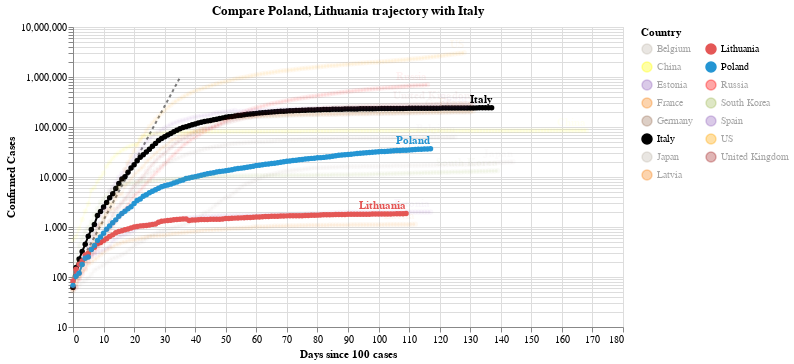

Write notebook code for a chart like this one.
### Code cell
#hide_input
chart2 = make_since_chart(dff2, ['Poland', 'Lithuania'], baseline_countries)
chart2

### Figure 1 — Vega-Lite specification as saved in the notebook (floating-point values rounded to 4 significant figures; data arrays with more than 128 entries replaced by an {"elided": "..."} marker saying what was removed)
{"config": {"view": {"continuousWidth": 400, "continuousHeight": 300}}, "layer": [{"data": {"name": "data-628230001892d6798b50651be41d1b3e"}, "mark": {"type": "line", "color": "black", "opacity": 0.5, "strokeDash": [3, 3]}, "encoding": {"x": {"type": "quantitative", "field": "Days since 100 cases"}, "y": {"type": "quantitative", "field": "Confirmed Cases"}}}, {"data": {"name": "data-f6e80aa25ba04d477953970150ae3a46"}, "mark": {"type": "line", "point": true}, "encoding": {"color": {"type": "nominal", "field": "Country", "legend": {"columns": 2}, "scale": {"domain": ["Belgium", "China", "Estonia", "France", "Germany", "Italy", "Japan", "Latvia", "Lithuania", "Poland", "Russia", "South Korea", "Spain", "US", "United Kingdom"], "range": ["#C1B7AD", "yellow", "#9467bd", "#F58518", "#9D755D", "black", "#C1B7AD", "#F58518", "#E45756", "#2495D3", "red", "#A1BA59", "#9467bd", "orange", "brown"]}}, "opacity": {"condition": {"value": 1, "selection": "selector010"}, "value": 0.05}, "tooltip": [{"type": "nominal", "field": "Country"}, {"type": "temporal", "field": "Date"}, {"type": "quantitative", "field": "Confirmed Cases"}, {"type": "quantitative", "field": "Days since 100 cases"}], "x": {"type": "quantitative", "field": "Days since 100 cases"}, "y": {"type": "quantitative", "field": "Confirmed Cases", "scale": {"type": "log"}}}, "selection": {"selector010": {"type": "multi", "fields": ["Country"], "bind": "legend", "init": [{"Country": "Poland"}, {"Country": "Lithuania"}, {"Country": "Italy"}]}}, "width": 550}, {"data": {"name": "data-f6e80aa25ba04d477953970150ae3a46"}, "mark": {"type": "text", "align": "right", "dy": -8, "fontWeight": "bold"}, "encoding": {"color": {"type": "nominal", "field": "Country", "legend": {"columns": 2}, "scale": {"domain": ["Belgium", "China", "Estonia", "France", "Germany", "Italy", "Japan", "Latvia", "Lithuania", "Poland", "Russia", "South Korea", "Spain", "US", "United Kingdom"], "range": ["#C1B7AD", "yellow", "#9467bd", "#F58518", "#9D755D", "black", "#C1B7AD", "#F58518", "#E45756", "#2495D3", "red", "#A1BA59", "#9467bd", "orange", "brown"]}}, "opacity": {"condition": {"value": 1, "selection": "selector010"}, "value": 0.05}, "text": {"type": "nominal", "field": "Country"}, "tooltip": [{"type": "nominal", "field": "Country"}, {"type": "temporal", "field": "Date"}, {"type": "quantitative", "field": "Confirmed Cases"}, {"type": "quantitative", "field": "Days since 100 cases"}], "x": {"type": "quantitative", "field": "Days since 100 cases"}, "y": {"type": "quantitative", "field": "Confirmed Cases", "scale": {"type": "log"}}}, "transform": [{"filter": "(datum['Date'] >= 1594166400000)"}], "width": 550}], "title": "Compare Poland, Lithuania trajectory with Italy", "$schema": "https://vega.github.io/schema/vega-lite/v4.0.2.json", "datasets": {"data-628230001892d6798b50651be41d1b3e": [{"Days since 100 cases": 0, "Confirmed Cases": 100.0}, {"Days since 100 cases": 1, "Confirmed Cases": 130.0}, {"Days since 100 cases": 2, "Confirmed Cases": 169.0}, {"Days since 100 cases": 3, "Confirmed Cases": 219.7}, {"Days since 100 cases": 4, "Confirmed Cases": 285.6}, {"Days since 100 cases": 5, "Confirmed Cases": 371.3}, {"Days since 100 cases": 6, "Confirmed Cases": 482.7}, {"Days since 100 cases": 7, "Confirmed Cases": 627.5}, {"Days since 100 cases": 8, "Confirmed Cases": 815.7}, {"Days since 100 cases": 9, "Confirmed Cases": 1060.0}, {"Days since 100 cases": 10, "Confirmed Cases": 1379.0}, {"Days since 100 cases": 11, "Confirmed Cases": 1792.0}, {"Days since 100 cases": 12, "Confirmed Cases": 2330.0}, {"Days since 100 cases": 13, "Confirmed Cases": 3029.0}, {"Days since 100 cases": 14, "Confirmed Cases": 3937.0}, {"Days since 100 cases": 15, "Confirmed Cases": 5119.0}, {"Days since 100 cases": 16, "Confirmed Cases": 6654.0}, {"Days since 100 cases": 17, "Confirmed Cases": 8650.0}, {"Days since 100 cases": 18, "Confirmed Cases": 11250.0}, {"Days since 100 cases": 19, "Confirmed Cases": 14620.0}, {"Days since 100 cases": 20, "Confirmed Cases": 19000.0}, {"Days since 100 cases": 21, "Confirmed Cases": 24710.0}, {"Days since 100 cases": 22, "Confirmed Cases": 32120.0}, {"Days since 100 cases": 23, "Confirmed Cases": 41750.0}, {"Days since 100 cases": 24, "Confirmed Cases": 54280.0}, {"Days since 100 cases": 25, "Confirmed Cases": 70560.0}, {"Days since 100 cases": 26, "Confirmed Cases": 91730.0}, {"Days since 100 cases": 27, "Confirmed Cases": 119300.0}, {"Days since 100 cases": 28, "Confirmed Cases": 155000.0}, {"Days since 100 cases": 29, "Confirmed Cases": 201500.0}, {"Days since 100 cases": 30, "Confirmed Cases": 262000.0}, {"Days since 100 cases": 31, "Confirmed Cases": 340600.0}, {"Days since 100 cases": 32, "Confirmed Cases": 442800.0}, {"Days since 100 cases": 33, "Confirmed Cases": 575600.0}, {"Days since 100 cases": 34, "Confirmed Cases": 748300.0}, {"Days since 100 cases": 35, "Confirmed Cases": 972800.0}], "data-f6e80aa25ba04d477953970150ae3a46": {"elided": "1948 records"}}}
